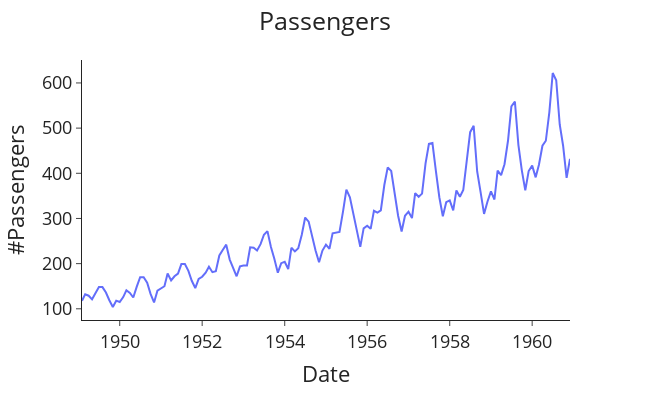

Here is the notebook cell this chart was saved with:
### Code cell
def plot_passenger_volumes(df: pd.DataFrame,
                           y: str) -> None:
    """General function to plot the  data."""

    fig = px.line(df, x='Month', y=y, labels={'Month': 'Date'})
    fig.update_layout(template="simple_white", font=dict(size=18), title_text='Passengers',
                      width=650, title_x=0.5, height=400)

    return fig.show()

# Plot the data
plot_passenger_volumes(df=data, y='#Passengers')

### Figure 1 — Plotly figure (JSON) as saved in the notebook; plotly's stock layout.template omitted (floating-point values rounded to 4 significant figures; data arrays with more than 128 entries replaced by an {"elided": "..."} marker saying what was removed)
{"data": [{"hovertemplate": "Date=%{x}<br>#Passengers=%{y}<extra></extra>", "legendgroup": "", "line": {"color": "#636efa", "dash": "solid"}, "marker": {"symbol": "circle"}, "mode": "lines", "name": "", "orientation": "v", "showlegend": false, "type": "scatter", "x": {"elided": "143 str values"}, "xaxis": "x", "y": {"elided": "143 int values"}, "yaxis": "y"}], "layout": {"font": {"size": 18}, "height": 400, "legend": {"tracegroupgap": 0}, "margin": {"t": 60}, "title": {"text": "Passengers", "x": 0.5}, "width": 650, "xaxis": {"anchor": "y", "autorange": true, "domain": [0, 1], "range": ["1949-02-01", "1960-12-01"], "title": {"text": "Date"}, "type": "date"}, "yaxis": {"anchor": "x", "autorange": true, "domain": [0, 1], "range": [75.22, 650.8], "title": {"text": "#Passengers"}, "type": "linear"}}}
